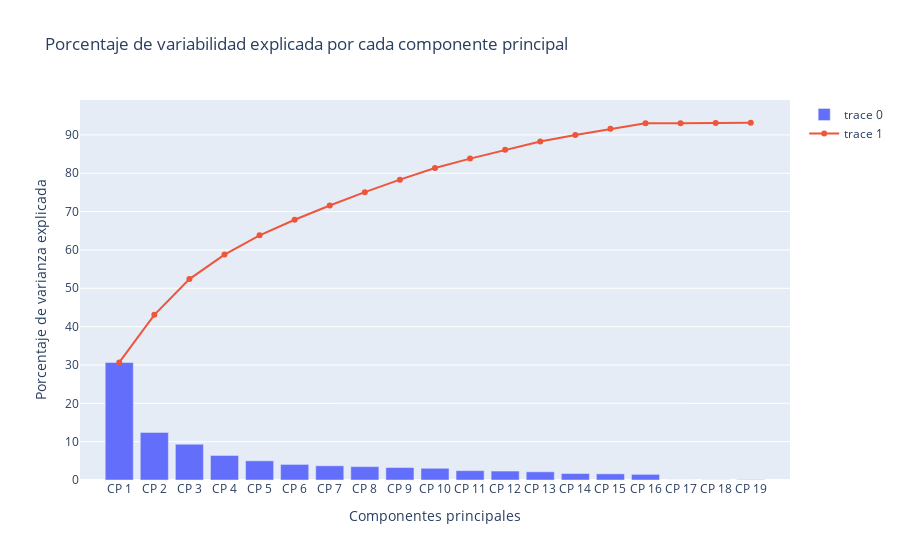

Here is the notebook cell this chart was saved with:
### Markdown cell above
#### Creación del gráfico de sedimentación

### Code cell
# Hacemos una representación gráfica de los dos datos obtenidos var_exp y cum_var_exp
plot1 = go.Bar(x=[f"CP {i}" for i in range(1,20)], y=var_exp, showlegend= True)
plot2 = go.Scatter(x=[f"CP {i}" for i in range(1,20)], y=cum_var_exp, showlegend= True)

data = [plot1,plot2]

layout = go.Layout(xaxis= {"title": "Componentes principales"},
                  yaxis ={"title": "Porcentaje de varianza explicada"},
                  title = "Porcentaje de variabilidad explicada por cada componente principal")

fig = go.Figure(data=data,layout=layout)
fig.show()

### Figure 1 — Plotly figure (JSON) as saved in the notebook; plotly's stock layout.template omitted (floating-point values rounded to 4 significant figures)
{"data": [{"showlegend": true, "type": "bar", "x": ["CP 1", "CP 2", "CP 3", "CP 4", "CP 5", "CP 6", "CP 7", "CP 8", "CP 9", "CP 10", "CP 11", "CP 12", "CP 13", "CP 14", "CP 15", "CP 16", "CP 17", "CP 18", "CP 19"], "y": [30.66, 12.42, 9.33, 6.394, 5.006, 4.066, 3.708, 3.493, 3.258, 3.057, 2.435, 2.334, 2.134, 1.69, 1.607, 1.473, 0.004973, 0.02906, 0.07903, 0.1661, 0.2647, 1.23, 0.4672, 0.5654, 0.6345, 0.7306, 0.9781, 0.9119, 0.8791]}, {"showlegend": true, "type": "scatter", "x": ["CP 1", "CP 2", "CP 3", "CP 4", "CP 5", "CP 6", "CP 7", "CP 8", "CP 9", "CP 10", "CP 11", "CP 12", "CP 13", "CP 14", "CP 15", "CP 16", "CP 17", "CP 18", "CP 19"], "y": [30.66, 43.07, 52.4, 58.8, 63.8, 67.87, 71.58, 75.07, 78.33, 81.39, 83.82, 86.15, 88.29, 89.98, 91.59, 93.06, 93.06, 93.09, 93.17, 93.34, 93.6, 94.83, 95.3, 95.87, 96.5, 97.23, 98.21, 99.12, 100.0]}], "layout": {"title": {"text": "Porcentaje de variabilidad explicada por cada componente principal"}, "xaxis": {"title": {"text": "Componentes principales"}}, "yaxis": {"title": {"text": "Porcentaje de varianza explicada"}}}}
